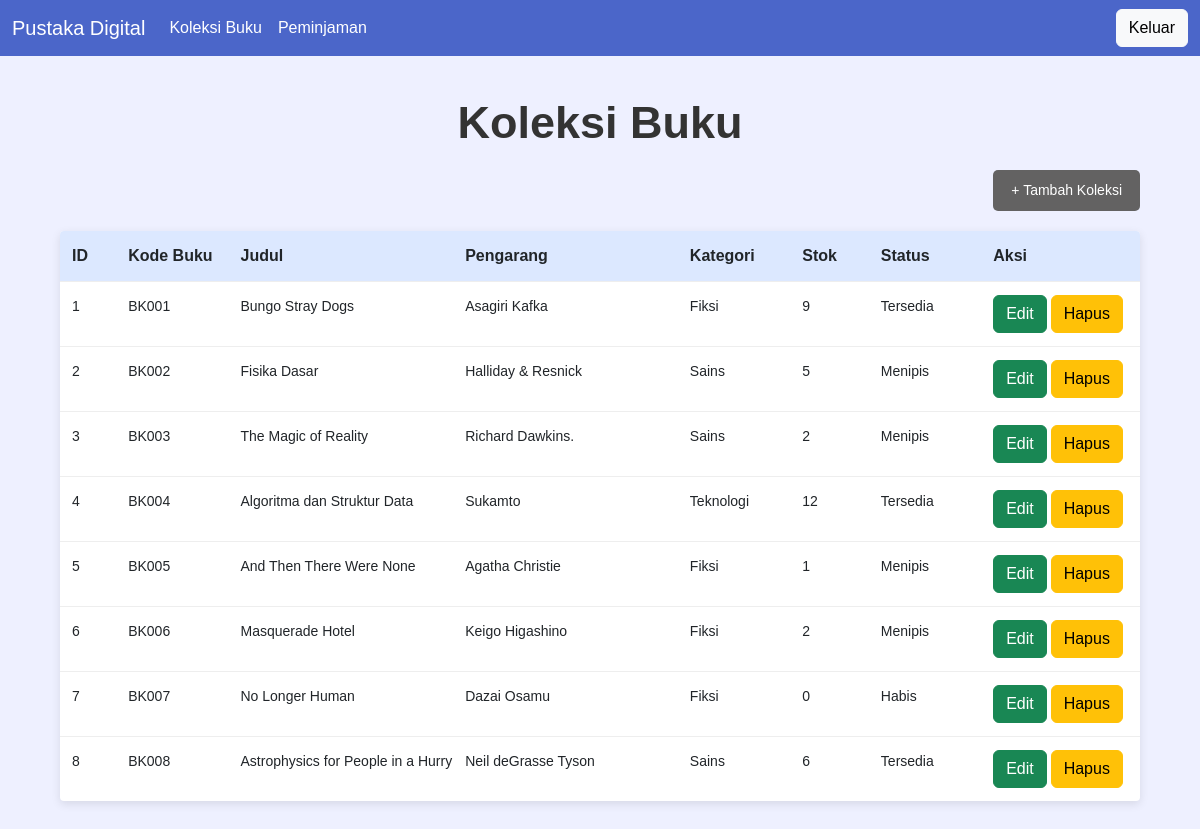
The page /koleksi.php (signed in) on the database its author committed.
### tables this page shows
CREATE TABLE `buku` (
  `id` int(11) NOT NULL,
  `kode_buku` varchar(20) DEFAULT NULL,
  `judul` varchar(255) DEFAULT NULL,
  `pengarang` varchar(255) DEFAULT NULL,
  `kategori` varchar(100) DEFAULT NULL,
  `stok` int(11) DEFAULT NULL
);

### koleksi.php (the view, shortened to what this page needs)
<?php
    include 'koneksi.php';
$query = mysqli_query($koneksi, "SELECT * FROM buku");
?>
<!DOCTYPE html>
<html lang="en">
<head>
    <link href="https://cdn.jsdelivr.net/npm/bootstrap@5.3.8/dist/css/bootstrap.min.css" rel="stylesheet">    <link rel="stylesheet" href="https://cdn.jsdelivr.net/npm/bootstrap-icons@1.13.1/font/bootstrap-icons.min.css">
    <link rel="stylesheet" href="style.css">
</head>
<body>
    <nav class="navbar navbar-expand-lg" data-bs-theme="dark">
        <div class="container-fluid">
            <a class="navbar-brand" href="#">Pustaka Digital</a>
            <div class="collapse navbar-collapse" id="navbarSupportedContent">
                <ul class="navbar-nav me-auto mb-2 mb-lg-0">
                <li class="nav-item">
                    <a class="nav-link active" aria-current="page" href="koleksi.php">Koleksi Buku</a>
                </li>
                <li class="nav-item">
                    <a class="nav-link active" aria-current="page" href="peminjaman.php">Peminjaman</a>
                </li>
                </ul>
                <a href="index.php" class="btn btn-light">Keluar</a>
            </div>
        </div>
    </nav>
    <main class="main-container">
        <div class="title-section">
            <h1>Koleksi Buku</h1>
        </div>
        <div class="button-section">
            <button type="button" class="add-btn" data-bs-toggle="modal" data-bs-target="#tambahkoleksi">
                + Tambah Koleksi
            </button>
        </div>
        <section class="table-section">
            <div class="table-header">
                <p>ID</p>
                <p>Kode Buku</p>
                <p>Judul</p>
                <p>Pengarang</p>
                <p>Kategori</p>
                <p>Stok</p>
                <p>Status</p>
                <p>Aksi</p>
            </div>
           <?php
                while($data = mysqli_fetch_assoc($query)){
            ?>
            <div class="table-row">
                <p><?php echo $data['id']; ?></p>
                <p><?php echo $data['kode_buku']; ?></p>
                <p><?php echo $data['judul']; ?></p>
                <p><?php echo $data['pengarang']; ?></p>
                <p><?php echo $data['kategori']; ?></p>
                <p><?php echo $data['stok']; ?></p>
                <p>
                    <?php
                    if($data['stok'] == 0){
                        echo "Habis";
                    }elseif($data['stok'] <= 5){
                        echo "Menipis";
                    }else{
                        echo "Tersedia";
                    }
                    ?>
                </p>
                <div class="action-box">
                    <a href="edit.php?id=<?php echo $data['id']; ?>" class="btn btn-success">Edit</a>
                    <a href="hapus.php?id=<?php echo $data['id']; ?>"class="btn btn-warning" onclick="return confirm
                    ('Yakin ingin menghapus data ini?')">Hapus</a>
                </div>
            </div>
            <?php
            }
            ?>
        </section>
    </main>
</body>
</html>

### style.css (style rules this page uses)
* { margin: 0; padding: 0; box-sizing: border-box; font-family: Arial, Helvetica, sans-serif; }
body { background: #eef0ff; }
.title-section { text-align: center; margin-bottom: 25px; }
.title-section h1 { font-size: 25px; color: #3b3b3b; margin-bottom: 4px; font-weight: bold; }
.navbar { width: 100%; background: #4b66c9; display: flex; justify-content: space-between; align-items: center; }
.main-container { width: 90%; margin: 40px auto; }
.title-section { text-align: center; margin-bottom: 20px; }
.title-section h1 { font-size: 45px; color: #333; }
.button-section { display: flex; justify-content: end; margin-bottom: 20px; }
.add-btn { background: #707070; color: white; border: none; padding: 10px 18px; border-radius: 5px; cursor: pointer; }
.table-section { background: white; border-radius: 4px; overflow: hidden; box-shadow: 0 3px 10px rgba(0, 0, 0, 0.1); }
.table-header, .table-row { display: grid; grid-template-columns: 0.5fr 1fr 2fr 2fr 1fr 0.7fr 1fr 1.2fr; align-items: center; padding: 13px 12px; }
.table-header { background: #dce8ff; font-weight: bold; font-size: 16px; }
.table-header p { margin: 0; }
.table-row { border-top: 1px solid #eee; font-size: 14px; }
.add-btn { background: #636262; color: white; border: none; padding: 10px 18px; border-radius: 5px; cursor: pointer; font-size: 14px; }

### rows shown on the page
buku: id "1", kode_buku "BK001", judul "Bungo Stray Dogs", pengarang "Asagiri Kafka", kategori "Fiksi", stok "9", shows "Tersedia"
buku: id "2", kode_buku "BK002", judul "Fisika Dasar", pengarang "Halliday & Resnick", kategori "Sains", stok "5", shows "Menipis"
buku: id "3", kode_buku "BK003", judul "The Magic of Reality", pengarang "Richard Dawkins.", kategori "Sains", stok "2", shows "Menipis"
buku: id "4", kode_buku "BK004", judul "Algoritma dan Struktur Data", pengarang "Sukamto", kategori "Teknologi", stok "12", shows "Tersedia"
buku: id "5", kode_buku "BK005", judul "And Then There Were None", pengarang "Agatha Christie", kategori "Fiksi", stok "1", shows "Menipis"
buku: id "6", kode_buku "BK006", judul "Masquerade Hotel", pengarang "Keigo Higashino", kategori "Fiksi", stok "2", shows "Menipis"
buku: id "7", kode_buku "BK007", judul "No Longer Human", pengarang "Dazai Osamu", kategori "Fiksi", stok "0", shows "Habis"
buku: id "8", kode_buku "BK008", judul "Astrophysics for People in a Hurry", pengarang "Neil deGrasse Tyson", kategori "Sains", stok "6", shows "Tersedia"
